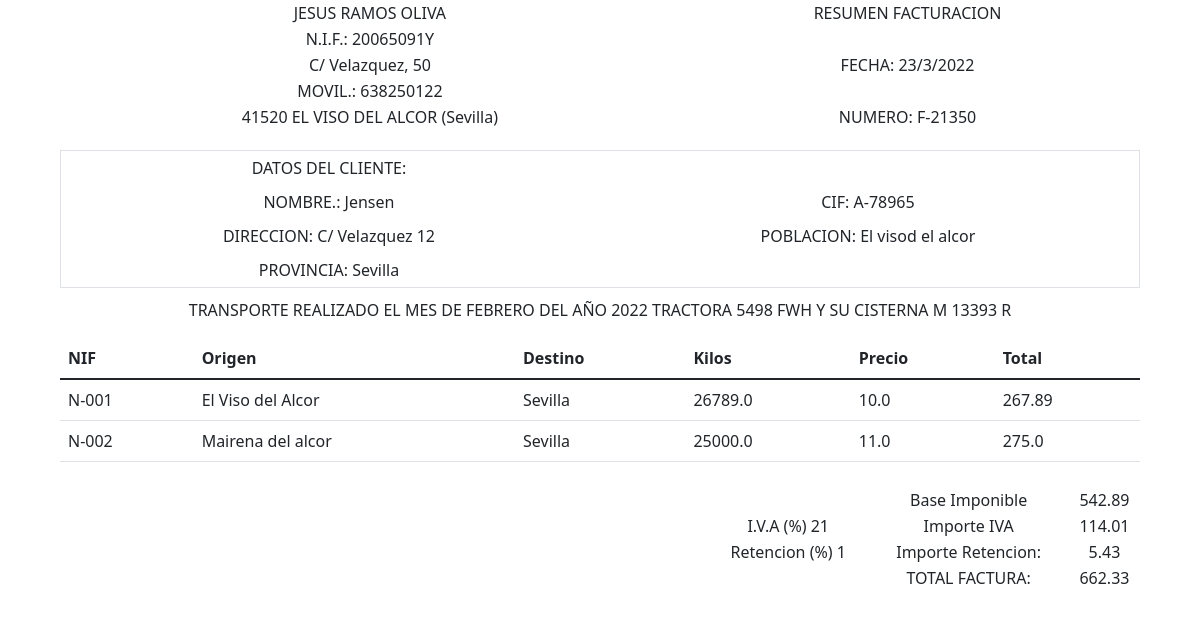
Before: /factura/ with the older database file.
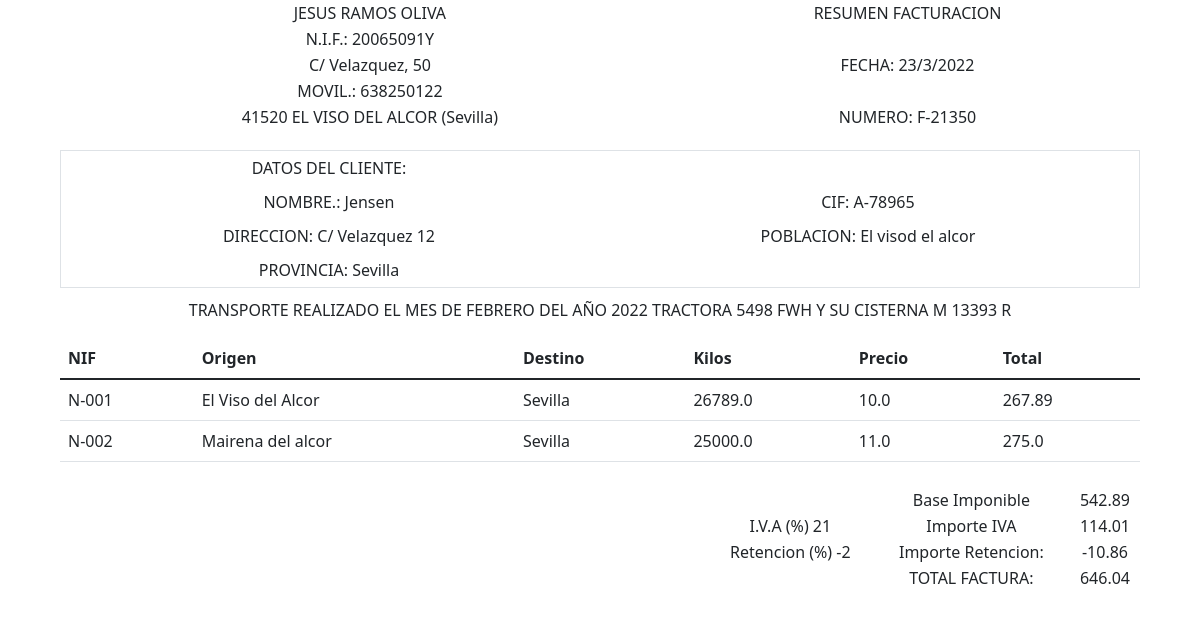
After: the same page with the newer database file.
### Factura/models.py (models this page shows, shortened)
class temporal(models.Model):
    empleado=models.CharField(max_length=50)
    cif=models.CharField(max_length=50)
    mes=models.CharField(max_length=50)
    año=models.CharField(max_length=50)
    iva=models.CharField(max_length=50)
    lavado=models.CharField(max_length=50)
    retencion=models.CharField(max_length=50)
    kilosminimos=models.CharField(max_length=50)

### Factura/views.py (the view)
# urls.py: path('factura/', view_html_factura, name='factura'),
def view_html_factura(request):
    array_temporales = obtener_datos_temprales()
    almacenar_lavado_sisterna(array_temporales)
    _cliente = cliente.objects.all().filter(cif=array_temporales[1])
    _empresa = empresa.objects.all().filter(id=array_temporales[0])
    total = almacenar_total_factura(array_temporales)
    iva = total * (float(array_temporales[4]) / 100)
    retencion = total * (float(array_temporales[6]) / 100)
    precio_final = total + iva + retencion
    _factura_con_precio = factura.objects.all().filter(
        cif_id=array_temporales[1], mes=array_temporales[2], año=array_temporales[3])
    nfactura = obtener_numero_factura()
    contexto = {
        'facturas': _factura_con_precio,
        'clientes': _cliente,
        'empresas': _empresa,
        'fecha': obtener_fecha,
        'numero_factura': nfactura,
        'mes': array_temporales[2],
        'año': array_temporales[3],
        'cantidad_iva': array_temporales[4],
        'cantidad_retencion': array_temporales[6],
        'total': round(total,2),
        'iva': round(iva,2),
        'retencion': round(retencion,2),
        'precio_total': round(precio_final,2),
    }
    print(contexto['facturas'])
    return render(request, "factura.html", contexto)

### Factura/Funciones/funciones.py (called while the page is built)
def obtener_fecha():
    now = datetime.now()
    dia = str(now.day)
    mes = str(now.month)
    año = str(now.year)
    fecha = dia + "/" + mes + "/" + año
    return str(fecha)

def obtener_numero_factura():
    numero = str()
    for i in [0,1,2,3,4]:
        numero+= str(random.randint(0, 5))
    return "F-" + numero

def obtener_datos_temprales():
    array_temporales = []
    _temporal = temporal.objects.all()
    for campo in _temporal:
        array_temporales.append(campo.empleado)
        array_temporales.append(campo.cif)
        array_temporales.append(campo.mes)
        array_temporales.append(campo.año)
        array_temporales.append(campo.iva)
        array_temporales.append(campo.lavado)
        array_temporales.append(campo.retencion)
        array_temporales.append(campo.kilosminimos)
    if not array_temporales:
        array_temporales = None
        return array_temporales
    else:
        return array_temporales

### Factura/models.py (called while the page is built)
    def __str__(self):
        return '%s %s %s %s %s' % (self.nif, self.origen, self.destino, self.mes, self.año)

### Factura/template/factura.html (shortened to what this page needs)
{% load static %}
<!DOCTYPE html>
<html lang="en">
<head>
  <link rel="stylesheet" href="{% static 'css/factura.css' %}">
  <link href="https://cdn.jsdelivr.net/npm/bootstrap@5.1.3/dist/css/bootstrap.min.css" rel="stylesheet"
>
</head>
<body>
  <div class="contenedor">
    <div class="empresa">
      <table>
        <tbody>
          {% for empresa in empresas %}
          <tr>
            <td>{{empresa.nombre}} {{empresa.apellido1}} {{empresa.apellido2}}</td>
            <td>RESUMEN FACTURACION</td>
          </tr>
          <tr>
            <td>N.I.F.: {{empresa.nif}}</td>
            <td> </td>
          </tr>
          <tr>
            <td>C/ {{empresa.calle}}</td>
            <td>FECHA: {{fecha}}</td>
          </tr>
          <tr>
            <td>MOVIL.: {{empresa.movil}}</td>
            <td></td>
          </tr>
          <tr>
            <td>{{empresa.cp}} {{empresa.localidad}} ({{empresa.provincia}})</td>
            <td>NUMERO: {{numero_factura}}</td>
            <td></td>
          </tr>
          {% endfor %}
        </tbody>
      </table>
    </div>
    <div class="cliente">
      <table class="border">
        <tbody>
          {% for cliente in clientes %}
          <tr>
            <td class="text-center">DATOS DEL CLIENTE:</td>
            <td class="text-center"></td>
          </tr>
          <tr>
            <td class="text-center">NOMBRE.: {{cliente.nombre}}</td>
            <td class="text-center">CIF: {{cliente.cif}}</td>
          </tr>
          <tr>
            <td class="text-center">DIRECCION: {{cliente.direccion}}</td>
            <td class="text-center">POBLACION: {{cliente.poblacion}}</td>
          </tr>
          <tr>
            <td class="text-center">PROVINCIA: {{cliente.provincia}}</td>
            <td class="text-center"></td>
          </tr>
          {% endfor %}
        </tbody>
      </table>
    </div>
    <div class="camion">
      {% for empresa in empresas %}
      <p class="text-center">TRANSPORTE REALIZADO EL MES DE {{mes}} DEL AÑO {{año}} TRACTORA {{empresa.matricula}} Y SU CISTERNA {{empresa.matricula_remolque}}</p>
      {% endfor %}
    </div>
    <div class="tabla-factura">
      <table class="table">
        <thead>
          <tr>
            <th scope="col">NIF</th>
            <th scope="col">Origen</th>
            <th scope="col">Destino</th>
            <th scope="col">Kilos</th>
            <th scope="col">Precio</th>
            <th scope="col">Total</th>
          </tr>
        </thead>
        <tbody>
          {% for factura in facturas %}
          <tr>
            <td>{{factura.nif}}</td>
            <td>{{factura.origen}}</td>
            <td>{{factura.destino}}</td>
            <td>{{factura.kg}}</td>
            <td>{{factura.precio}}</td>
            <td>{{factura.total}}</td>
          </tr>
          {% endfor %}
        </tbody>
      </table>
    </div>
    <div class="footer">
      <table>
        <tbody>
          <tr>
            <td class="text-center"></td>
            <td class="text-center">Base Imponible</td>
            <td class="text-center">{{total}}</td>
          </tr>
          <tr>
            <td class="text-center">I.V.A (%) {{cantidad_iva}}</td>
            <td class="text-center">Importe IVA</td>
            <td class="text-center">{{iva}}</td>
          </tr>
          <tr>
            <td class="text-center">Retencion (%) {{cantidad_retencion}}</td>
            <td class="text-center">Importe Retencion:</td>
            <td class="text-center">{{retencion}}</td>
          </tr>
          <tr>
            <td class="text-center"></td>
            <td class="text-center">TOTAL FACTURA:</td>
            <td class="text-center">{{precio_total}}</td>
          </tr>
        </tbody>
      </table>
    </div>
  </div>
</body>
</html>

Changed rows visible on the page:
changed temporal "FEBRERO": retencion (not shown) → "-2"
Other visible differences:
{{ retencion }}: "5.43" → "-10.86"
{{ precio_total }}: "662.33" → "646.04"
{{ cantidad_retencion }}: "1" → (not shown)
